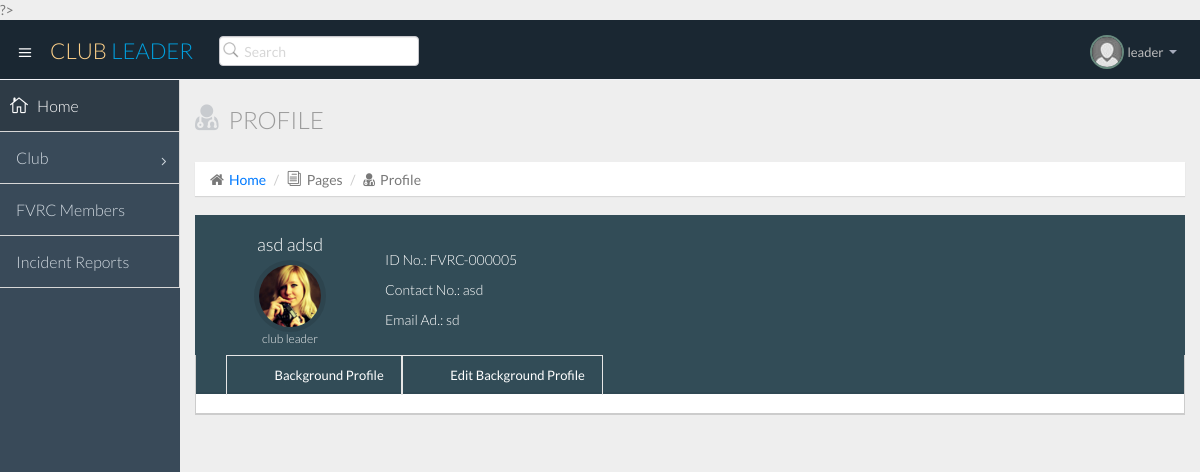
Screenshot of /club_leader_profile.php (signed in) with the database file from the repository.
### tables this page shows
CREATE TABLE IF NOT EXISTS `volunteer_information` (
  `id_no` varchar(15) NOT NULL,
  `firstname` varchar(25) NOT NULL,
  `lastname` varchar(25) NOT NULL,
  `middlename` varchar(25) NOT NULL,
  `maidenname` varchar(25) NOT NULL,
  `gender` varchar(6) NOT NULL,
  `status` varchar(11) NOT NULL,
  `cellphone_no` varchar(15) NOT NULL,
  `date_of_birth` varchar(20) NOT NULL,
  `place_of_birth` varchar(80) NOT NULL,
  `citizenship` varchar(15) NOT NULL,
  `club_name` varchar(25) NOT NULL,
  `civic_call_sign` varchar(25) NOT NULL,
  `fvrc_call_sign` varchar(25) NOT NULL,
  `date_registered` varchar(20) NOT NULL,
  `religion` text NOT NULL,
  `blood_type` varchar(15) NOT NULL,
  `health_issues` varchar(25) NOT NULL,
  `medications` varchar(25) NOT NULL
);

CREATE TABLE IF NOT EXISTS `accounts` (
  `id_no` varchar(15) NOT NULL,
  `username` varchar(25) NOT NULL,
  `password` varchar(25) NOT NULL,
  `account_status` varchar(25) NOT NULL,
  `position` text NOT NULL,
  `club_name` varchar(25) NOT NULL
);

CREATE TABLE IF NOT EXISTS `volunteer_contact` (
  `id_no` varchar(15) NOT NULL,
  `cellphone_no` varchar(15) NOT NULL,
  `telephone_no` varchar(15) NOT NULL,
  `e-mail` varchar(30) NOT NULL,
  `present_address` varchar(50) NOT NULL,
  `permanent_address` varchar(50) NOT NULL,
  `homephone_no` varchar(15) NOT NULL,
  `year_of_stay` int(3) NOT NULL
);

### club_leader_profile.php (the view, shortened to what this page needs)
<!DOCTYPE html>
<html lang="en">
  <head>
    <link href="css/bootstrap.min.css" rel="stylesheet">
    <link href="css/bootstrap-theme.css" rel="stylesheet">
    <link href="css/elegant-icons-style.css" rel="stylesheet" />
    <link href="css/font-awesome.min.css" rel="stylesheet" />
    <link href="css/style.css" rel="stylesheet">
    <link href="css/style-responsive.css" rel="stylesheet" />
  </head>
  <body>
  <section id="container" class="">
      <header class="header dark-bg">
            <div class="toggle-nav">
                <div class="icon-reorder tooltips" data-placement="bottom"><i class="icon_menu"></i></div>
            </div>
            <a href="club_leader_login.php" class="logo">Club <span class="lite">Leader</span></a>
            <div class="nav search-row" id="top_menu">
                <ul class="nav top-menu">
                    <li>
                        <form class="navbar-form">
                            <input class="form-control" placeholder="Search" type="text">
                        </form>
                    </li>
                </ul>
            </div>
            <div class="top-nav notification-row">
                <ul class="nav pull-right top-menu">
                    <li class="dropdown">
                        <a data-toggle="dropdown" class="dropdown-toggle" href="#">
                            <span class="profile-ava">
                                <img alt="" src="img/avatar1_small.jpg">
                            </span>
                            <span class="username"><?php
								echo $_SESSION['SESS_FIRST_NAME'];
							?></span>
                            <b class="caret"></b>
                        </a>
                    </li>
                </ul>
            </div>
      </header>
           <?php
            include'club_leader_sidebar.php';
           ?>
      <section id="main-content">
          <section class="wrapper">
		  <div class="row">
				<div class="col-lg-12">
					<h3 class="page-header"><i class="fa fa-user-md"></i> Profile</h3>
					<ol class="breadcrumb">
						<li><i class="fa fa-home"></i><a href="club_leader_login.php">Home</a></li>
						<li><i class="icon_documents_alt"></i>Pages</li>
						<li><i class="fa fa-user-md"></i>Profile</li>
					</ol>
				</div>
			</div>
              <div class="row">
                <div class="col-lg-12">
                    <div class="profile-widget profile-widget-info">
                          <div class="panel-body">
                            <div class="col-lg-2 col-sm-2">
							  <?php
								$query_account=mysql_query("SELECT * from `accounts` where `id_no`='$_SESSION[SESS_MEMBER_ID]'");
								$query_information=mysql_query("SELECT * from `volunteer_information` where `id_no`='$_SESSION[SESS_MEMBER_ID]'");
								$query_contact=mysql_query("SELECT * from `volunteer_contact` where `id_no`='$_SESSION[SESS_MEMBER_ID]'");
								$row_account=mysql_fetch_array($query_account);
								$row_information=mysql_fetch_array($query_information);
								$row_contact=mysql_fetch_array($query_contact);
								?>
							  <h4><?php echo $row_information['firstname']." ".$row_information['lastname']; ?></h4>
                              <div class="follow-ava">
                                  <img src="img/profile-widget-avatar.jpg" alt="">
                              </div>
                              <h6><?php echo $row_account['position']; ?></h6>
                            </div>
                            <div class="col-lg-4 col-sm-4 follow-info">
                                <p><?php echo "ID No.: ".$row_account['id_no']; ?></p>
                                <p><?php echo "Contact No.: ".$row_information['cellphone_no'];?></p>
								<p><?php echo "Email Ad.: ".$row_contact['e-mail'];?></i></p>
                            </div>
                          </div>
                    </div>
                </div>
              </div>
              <div class="row">
                 <div class="col-lg-12">
                    <section class="panel">
                          <header class="panel-heading tab-bg-info">
                              <ul class="nav nav-tabs">
                                  <li>
                                      <a data-toggle="tab" href="#profile">
                                          Background Profile
                                      </a>
                                  </li>
                                  <li class="">
                                      <a data-toggle="tab" href="#edit-profile">
                                          Edit Background Profile
                                      </a>
                                  </li>
                              </ul>
                          </header>
                          <div class="panel-body">
                          </div>
                      </section>
                 </div>
              </div>
          </section>
      </section>
  </section>
  </body>
</html>

### rows the page displays
volunteer_information: firstname "asd", lastname "adsd", cellphone_no "asd"
accounts: position "club leader", id_no "FVRC-000005"
volunteer_contact: value "sd"

### other values shown
$_SESSION['SESS_FIRST_NAME'] "leader"
